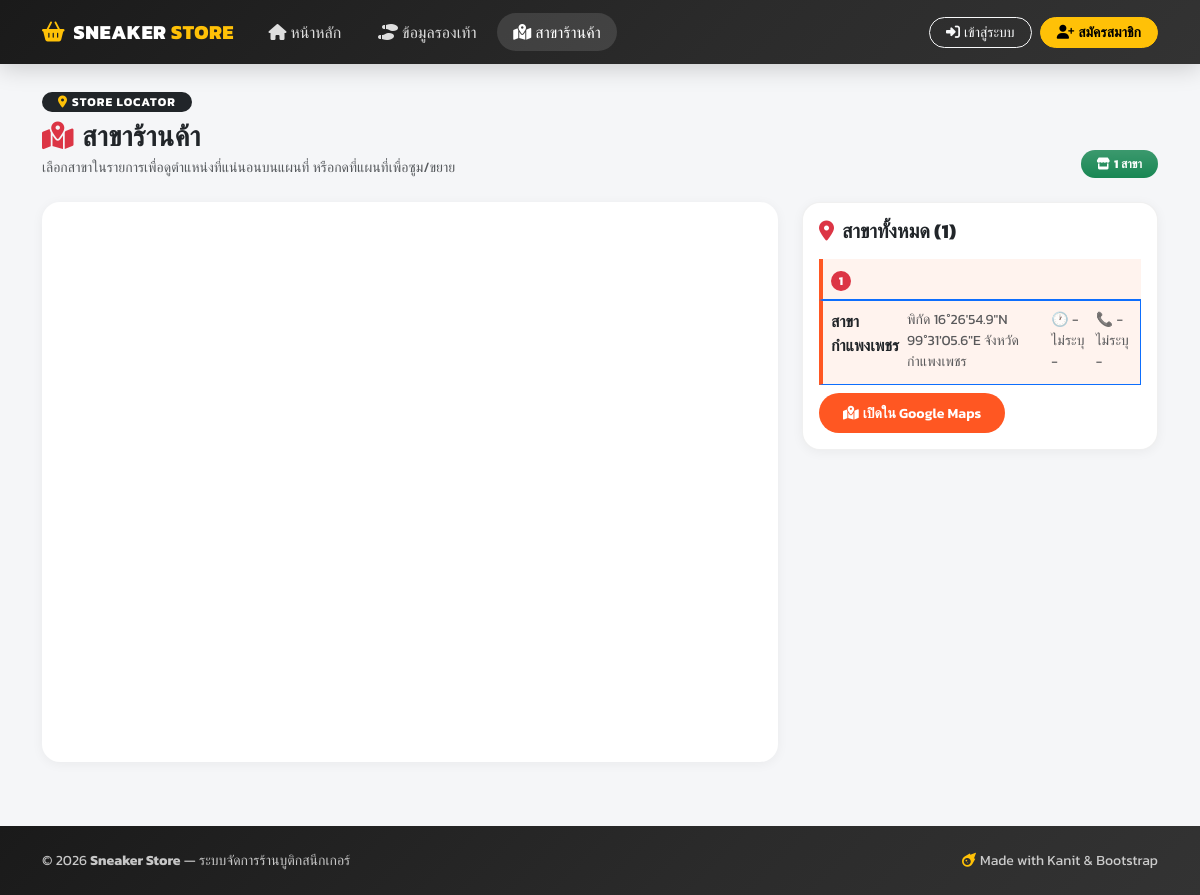
The page /stores/map/ on the database its author committed.
### sneaker_app/models.py (models this page shows, shortened)
class StoreLocation(models.Model):
    name = models.CharField(max_length=200, verbose_name='ชื่อสาขา')
    address = models.TextField(verbose_name='ที่อยู่')
    latitude = models.DecimalField(max_digits=9, decimal_places=6, verbose_name='ละติจูด (Latitude)')
    longitude = models.DecimalField(max_digits=9, decimal_places=6, verbose_name='ลองจิจูด (Longitude)')
    phone = models.CharField(max_length=20, blank=True, verbose_name='เบอร์โทรศัพท์')
    opening_hours = models.CharField(max_length=100, blank=True, verbose_name='เวลาทำการ')
    image = models.ImageField(upload_to='stores/', null=True, blank=True, verbose_name='รูปภาพ')
    is_active = models.BooleanField(default=True, verbose_name='เปิดใช้งาน')
    created_at = models.DateTimeField(auto_now_add=True)
    def to_dict(self):
        return {
            'id': self.id,
            'name': self.name,
            'address': self.address,
            'latitude': float(self.latitude),
            'longitude': float(self.longitude),
            'phone': self.phone,
            'opening_hours': self.opening_hours,
            'image_url': self.image.url if self.image else None,
            'maps_url': f'https://www.google.com/maps?q={self.latitude},{self.longitude}',
        }

### sneaker_app/views.py (the view)
# urls.py: path('stores/map/', views.store_map, name='store_map'),
def store_map(request):
    from django.conf import settings
    stores = StoreLocation.objects.filter(is_active=True).order_by('-id')
    default_lat = float(stores[0].latitude) if stores else 13.7563
    default_lng = float(stores[0].longitude) if stores else 100.5018
    default_map_url = (
        f'https://maps.google.com/maps?q={default_lat},{default_lng}&z=16&output=embed'
    )
    return render(request, 'sneaker_app/store_map.html', {
        'api_key': settings.GOOGLE_MAPS_API_KEY,
        'stores': [store.to_dict() for store in stores],
        'default_map_url': default_map_url,
    })

### sneaker_app/context_processors.py (called while the page is built)
def user_profile(request):
    profile = None
    if request.user.is_authenticated:
        profile = getattr(request.user, 'profile', None)
    return {'user_profile': profile}

### sneaker_app/templates/sneaker_app/store_map.html (shortened to what this page needs)
{% extends 'sneaker_app/base.html' %}
{% block content %}
<div class="d-flex justify-content-between align-items-end mb-4">
    <div>
        <span class="badge bg-dark text-white rounded-pill px-3 py-1 fw-bold text-uppercase" style="letter-spacing:1px;">
            <i class="fa-solid fa-location-dot me-1 text-warning"></i>Store Locator
        </span>
        <h3 class="fw-bold m-0 text-dark mt-2" style="letter-spacing:.5px;">
            <i class="fa-solid fa-map-location-dot me-2 text-danger"></i>สาขาร้านค้า
        </h3>
        <small class="text-muted">เลือกสาขาในรายการเพื่อดูตำแหน่งที่แน่นอนบนแผนที่ หรือกดที่แผนที่เพื่อซูม/ขยาย</small>
    </div>
    {% if stores %}
    <span class="badge bg-success bg-gradient text-white rounded-pill px-3 py-2 fw-bold">
        <i class="fa-solid fa-store me-1"></i>{{ stores|length }} สาขา
    </span>
    {% endif %}
</div>
{% if stores %}
<div class="row g-4">
    <div class="col-lg-8">
        <div class="card card-app overflow-hidden border-0">
            <iframe id="mapFrame"
                    src="{{ default_map_url }}"
                    width="100%" height="560" style="border:0;"
                    loading="lazy"
                    allowfullscreen
></iframe>
        </div>
    </div>
    <div class="col-lg-4">
        <div class="card card-app">
            <div class="card-body">
                <h5 class="fw-bold text-dark mb-3"><i class="fa-solid fa-location-dot me-2 text-danger"></i>สาขาทั้งหมด ({{ stores|length }})</h5>
                <div id="storeList" class="list-group list-group-flush">
                    <a class="list-group-item list-group-item-action d-flex align-items-start gap-2 p-2 map-store active"
                       data-map-url="https://maps.google.com/maps?q={{ stores.0.latitude }},{{ stores.0.longitude }}&z=16&output=embed">
                        <span class="badge bg-danger rounded-circle mt-1">1</span>
                        <div class="flex-grow-1">
                            <strong class="d-block text-dark mb-1 store-name">{{ stores.0.name }}</strong>
                            <small class="text-muted d-block map-detail mb-1">{{ stores.0.address }}</small>
                            <small class="text-muted d-block">🕐 {{ stores.0.opening_hours|default:'- ไม่ระบุ -' }}</small>
                            <small class="text-muted d-block">📞 {{ stores.0.phone|default:'- ไม่ระบุ -' }}</small>
                            <a href="{{ stores.0.maps_url }}" target="_blank" class="btn btn-sm btn-accent mt-2">
                                <i class="fa-solid fa-map-location-dot me-1"></i>เปิดใน Google Maps
                            </a>
                        </div>
                    </a>
                </div>
            </div>
        </div>
    </div>
</div>
{% endif %}
{% endblock %}

### sneaker_app/templates/sneaker_app/base.html (style rules this page uses)
:root { --brand-dark: #0f0f0f; --brand-accent: #ff5722; --brand-grad: linear-gradient(135deg, #1a1a1a 0%, #2b2b2b 60%, #333 100%); }
body { font-family: 'Kanit', sans-serif; background: #f5f6f8; color: #333; }
.btn-accent { background: var(--brand-accent); color: #fff; font-weight: 600; border: none; border-radius: 50px; padding: .6rem 1.5rem; transition: all .2s ease; }
.card-app { border: 1px solid rgba(0,0,0,.06); border-radius: 18px; background: #fff; box-shadow: 0 2px 12px rgba(0,0,0,.05); }

### sneaker_app/templates/sneaker_app/store_map.html (style rules this page uses)
.map-store { white-space: normal; overflow-wrap: normal; word-break: normal; line-break: normal; min-width: 0; }
.map-store .store-name { white-space: normal; overflow-wrap: normal; word-break: normal; line-height: 1.5; }
.map-store .map-detail { display: -webkit-box; -webkit-line-clamp: 2; -webkit-box-orient: vertical; overflow: hidden; }
.map-store.active { background: #fff3ee; border-left: 4px solid #ff5722; }
#storeList { max-height: 560px; overflow-y: auto; }

### rows shown on the page
StoreLocation: name "สาขากำแพงเพชร", address "พิกัด 16°26'54.9\"N 99°31'05.6\"E จังหวัดกำแพงเพชร"

### other values the page prints
{{ stores|length }} "1"
{{ stores.0.opening_hours|default:'- ไม่ระบุ -' }} "- ไม่ระบุ -"
{{ stores.0.phone|default:'- ไม่ระบุ -' }} "- ไม่ระบุ -"
